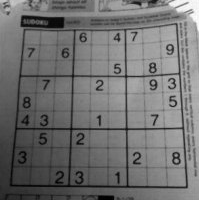
#> input picture sudoku.png, 199 x 200 px
$ python image_gradient.py
#> lines starting #> are read from the running program, lines starting #| are printed output that depends on the picture
import numpy as np
import cv2 as cv
from matplotlib import pyplot as plt


img = cv.imread('../sudoku.png',0)
#> img is the input picture: shape (200, 199); min 0, max 255, mean 112.5
laplacian = cv.Laplacian(img,cv.CV_64F)
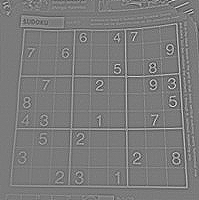
#> laplacian: shape (200, 199) float64; min -221, max 236, mean 0; drawn with min black and max white

print(laplacian)
#> (printed output is left out)

sobelx = cv.Sobel(img,cv.CV_8U,1,0,ksize=5)
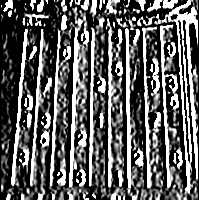
#> sobelx: shape (200, 199); min 0, max 255, mean 93.5
sobely = cv.Sobel(img,cv.CV_64F,0,1,ksize=5)
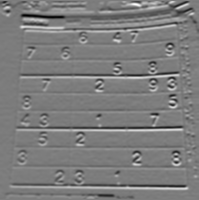
#> sobely: shape (200, 199) float64; min -5830, max 5986, mean -38.6; drawn with min black and max white

print(sobelx)
#> (printed output is left out)
print(sobely)
#> (printed output is left out)

plt.subplot(2,2,1),plt.imshow(img,cmap = 'gray')
plt.title('Original'), plt.xticks([]), plt.yticks([])
plt.subplot(2,2,2),plt.imshow(laplacian,cmap = 'gray')
plt.title('Laplacian'), plt.xticks([]), plt.yticks([])
plt.subplot(2,2,3),plt.imshow(sobelx,cmap = 'gray')
plt.title('Sobel X'), plt.xticks([]), plt.yticks([])
plt.subplot(2,2,4),plt.imshow(sobely,cmap = 'gray')
plt.title('Sobel Y'), plt.xticks([]), plt.yticks([])
plt.show()
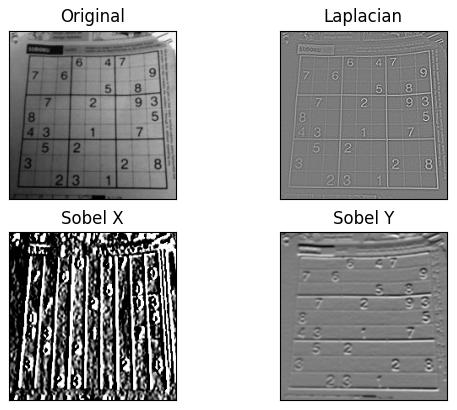
#> figure drawn by matplotlib, 4 panels
